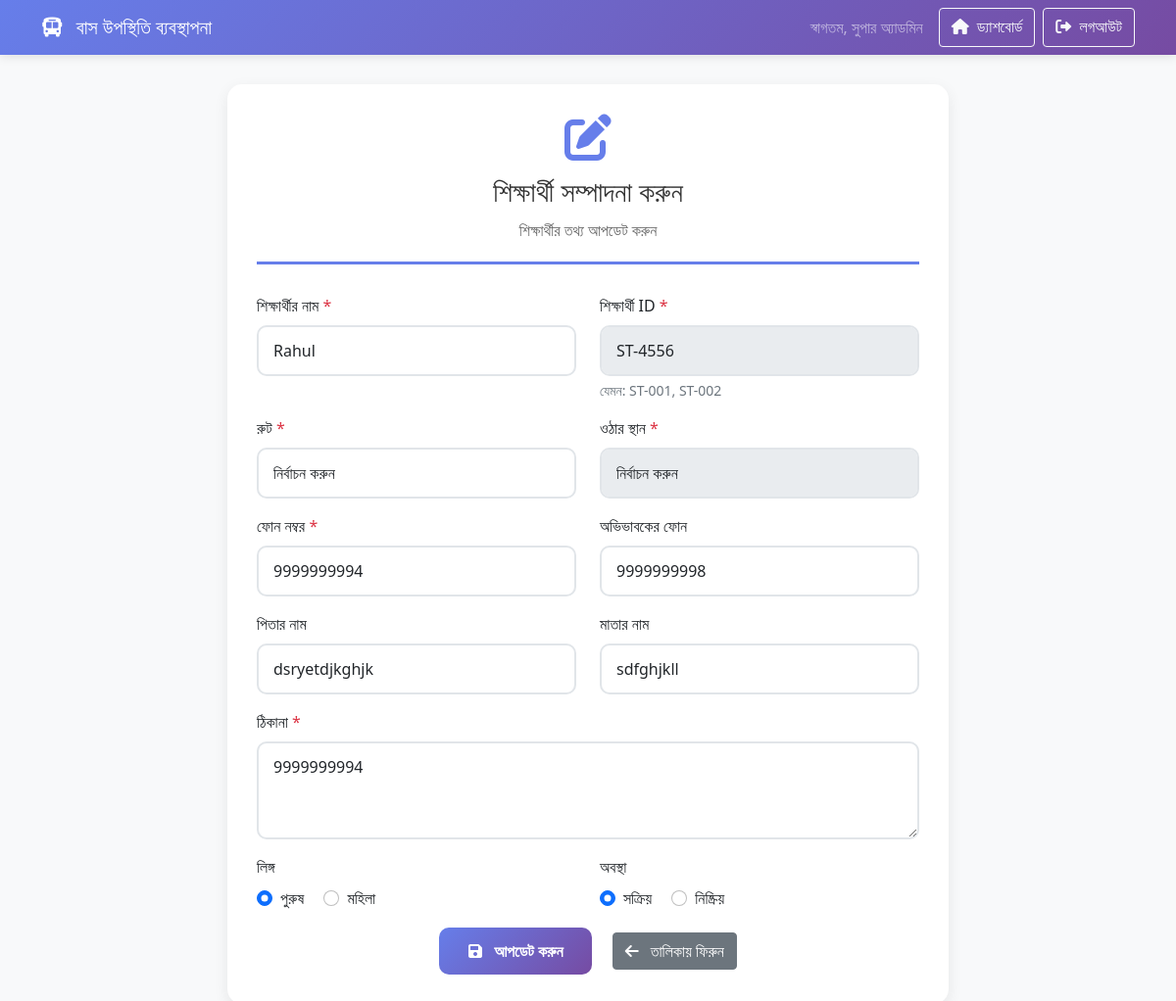
Screenshot of /edit_student.php?id=3 (signed in) with the database file from the repository.
### tables this page shows
CREATE TABLE `students` (
  `id` int(11) NOT NULL,
  `student_id` varchar(50) NOT NULL,
  `student_name` varchar(100) NOT NULL,
  `img_path` varchar(255) DEFAULT NULL,
  `route_id` int(11) NOT NULL,
  `sub_route_id` int(11) NOT NULL,
  `phone` varchar(20) NOT NULL,
  `guardian_phone` varchar(20) DEFAULT NULL,
  `father_name` varchar(100) DEFAULT NULL,
  `mother_name` varchar(100) DEFAULT NULL,
  `address` text NOT NULL,
  `gender` enum('male','female') DEFAULT 'male',
  `status` enum('active','inactive') DEFAULT 'active',
  `created_at` timestamp NOT NULL DEFAULT current_timestamp(),
  `updated_at` timestamp NOT NULL DEFAULT current_timestamp() ON UPDATE current_timestamp()
);

### edit_student.php (the view, shortened to what this page needs)
<?php
require_once 'config/database.php';
$student_id = (int)($_GET['id'] ?? 0);
try {
    $stmt = $pdo->prepare("SELECT * FROM students WHERE id = :id");
    $stmt->execute([':id' => $student_id]);
    $student = $stmt->fetch();
} catch (PDOException $e) {
    $_SESSION['error_message'] = "সিস্টেমে সমস্যা হয়েছে";
    header('Location: student_list.php');
    exit();
}
?>
<!DOCTYPE html>
<html lang="bn">
<head>
    <link href="https://cdn.jsdelivr.net/npm/bootstrap@5.1.3/dist/css/bootstrap.min.css" rel="stylesheet">
    <link href="https://cdnjs.cloudflare.com/ajax/libs/font-awesome/6.0.0/css/all.min.css" rel="stylesheet">
</head>
<body>
    <nav class="navbar navbar-expand-lg navbar-dark">
        <div class="container">
            <a class="navbar-brand" href="dashboard.php">
                <i class="fas fa-bus me-2"></i>
                বাস উপস্থিতি ব্যবস্থাপনা
            </a>
            <div class="navbar-nav ms-auto">
                <span class="navbar-text me-3">
                    স্বাগতম, <?php echo htmlspecialchars($_SESSION['super_admin_name']); ?>
                </span>
                <a href="dashboard.php" class="btn btn-outline-light me-2">
                    <i class="fas fa-home me-1"></i>
                    ড্যাশবোর্ড
                </a>
                <a href="logout.php" class="btn btn-outline-light">
                    <i class="fas fa-sign-out-alt me-1"></i>
                    লগআউট
                </a>
            </div>
        </div>
    </nav>
    <div class="container">
        <div class="row justify-content-center">
            <div class="col-md-8">
                <div class="form-container">
                    <div class="form-header">
                        <i class="fas fa-edit driver-icon"></i>
                        <h3>শিক্ষার্থী সম্পাদনা করুন</h3>
                        <p>শিক্ষার্থীর তথ্য আপডেট করুন</p>
                    </div>
                    <form action="process_edit_student.php" method="POST">
                        <div class="row">
                            <div class="col-md-6">
                                <div class="mb-3">
                                    <label for="student_name" class="form-label">শিক্ষার্থীর নাম <span class="text-danger">*</span></label>
                                    <input type="text" class="form-control" id="student_name" name="student_name" value="<?php echo htmlspecialchars($student['student_name']); ?>" required>
                                </div>
                            </div>
                            <div class="col-md-6">
                                <div class="mb-3">
                                    <label for="student_id" class="form-label">শিক্ষার্থী ID <span class="text-danger">*</span></label>
                                    <input type="text" class="form-control" id="student_id" name="student_id" value="<?php echo htmlspecialchars($student['student_id']); ?>" readonly required>
                                    <div class="form-text">যেমন: ST-001, ST-002</div>
                                </div>
                            </div>
                        </div>
                        <div class="row">
                            <div class="col-md-6">
                                <div class="mb-3">
                                    <label for="route" class="form-label">রুট <span class="text-danger">*</span></label>
                                    <select class="form-control" id="route" name="route" required>
                                        <option value="">নির্বাচন করুন</option>
                                    </select>
                                </div>
                            </div>
                            <div class="col-md-6">
                                <div class="mb-3">
                                    <label for="sub_route" class="form-label">ওঠার স্থান <span class="text-danger">*</span></label>
                                    <select class="form-control" id="sub_route" name="sub_route" required disabled>
                                        <option value="">নির্বাচন করুন</option>
                                    </select>
                                </div>
                            </div>
                        </div>
                        <div class="row">
                            <div class="col-md-6">
                                <div class="mb-3">
                                    <label for="phone" class="form-label">ফোন নম্বর <span class="text-danger">*</span></label>
                                    <input type="tel" class="form-control" id="phone" name="phone" value="<?php echo htmlspecialchars($student['phone']); ?>" required>
                                </div>
                            </div>
                            <div class="col-md-6">
                                <div class="mb-3">
                                    <label for="guardian_phone" class="form-label">অভিভাবকের ফোন</label>
                                    <input type="tel" class="form-control" id="guardian_phone" name="guardian_phone" value="<?php echo htmlspecialchars($student['guardian_phone']); ?>">
                                </div>
                            </div>
                        </div>
                        <div class="row">
                            <div class="col-md-6">
                                <div class="mb-3">
                                    <label for="father_name" class="form-label">পিতার নাম</label>
                                    <input type="text" class="form-control" id="father_name" name="father_name" value="<?php echo htmlspecialchars($student['father_name']); ?>">
                                </div>
                            </div>
                            <div class="col-md-6">
                                <div class="mb-3">
                                    <label for="mother_name" class="form-label">মাতার নাম</label>
                                    <input type="text" class="form-control" id="mother_name" name="mother_name" value="<?php echo htmlspecialchars($student['mother_name']); ?>">
                                </div>
                            </div>
                        </div>
                        <div class="mb-3">
                            <label for="address" class="form-label">ঠিকানা <span class="text-danger">*</span></label>
                            <textarea class="form-control" id="address" name="address" rows="3" placeholder="শিক্ষার্থীর পূর্ণ ঠিকানা..." required><?php echo htmlspecialchars($student['address']); ?></textarea>
                        </div>
                        <div class="row">
                            <div class="col-md-6">
                                <div class="mb-3">
                                    <label class="form-label">লিঙ্গ</label>
                                    <div>
                                        <div class="form-check form-check-inline">
                                            <input class="form-check-input" type="radio" name="gender" id="male" value="male" <?php if ($student['gender'] === 'male') echo 'checked'; ?>>
                                            <label class="form-check-label" for="male">
                                                পুরুষ
                                            </label>
                                        </div>
                                        <div class="form-check form-check-inline">
                                            <input class="form-check-input" type="radio" name="gender" id="female" value="female" <?php if ($student['gender'] === 'female') echo 'checked'; ?>>
                                            <label class="form-check-label" for="female">
                                                মহিলা
                                            </label>
                                        </div>
                                    </div>
                                </div>
                            </div>
                            <div class="col-md-6">
                                <div class="mb-3">
                                    <label class="form-label">অবস্থা</label>
                                    <div>
                                        <div class="form-check form-check-inline">
                                            <input class="form-check-input" type="radio" name="status" id="active" value="active" <?php if ($student['status'] === 'active') echo 'checked'; ?>>
                                            <label class="form-check-label" for="active">
                                                সক্রিয়
                                            </label>
                                        </div>
                                        <div class="form-check form-check-inline">
                                            <input class="form-check-input" type="radio" name="status" id="inactive" value="inactive" <?php if ($student['status'] === 'inactive') echo 'checked'; ?>>
                                            <label class="form-check-label" for="inactive">
                                                নিষ্ক্রিয়
                                            </label>
                                        </div>
                                    </div>
                                </div>
                            </div>
                        </div>
                        <div class="text-center">
                            <button type="submit" class="btn btn-primary me-3">
                                <i class="fas fa-save me-2"></i>
                                আপডেট করুন
                            </button>
                            <a href="student_list.php" class="btn btn-secondary">
                                <i class="fas fa-arrow-left me-2"></i>
                                তালিকায় ফিরুন
                            </a>
                        </div>
                    </form>
                </div>
            </div>
        </div>
    </div>
</body>
</html>

### edit_student.php (style rules this page uses)
body { background-color: #f8f9fa; font-family: 'Segoe UI', Tahoma, Geneva, Verdana, sans-serif; }
.navbar { background: linear-gradient(135deg, #667eea 0%, #764ba2 100%); box-shadow: 0 2px 10px rgba(0,0,0,0.1); }
.form-container { background: white; border-radius: 15px; box-shadow: 0 5px 15px rgba(0,0,0,0.08); padding: 30px; margin-top: 30px; }
.form-header { text-align: center; margin-bottom: 30px; padding-bottom: 20px; border-bottom: 3px solid #667eea; }
.form-header h3 { color: #333; margin-bottom: 10px; }
.form-header p { color: #666; margin: 0; }
.form-control { border: 2px solid #e1e5e9; border-radius: 10px; padding: 12px 15px; font-size: 16px; transition: all 0.3s ease; }
.btn-primary { background: linear-gradient(135deg, #667eea 0%, #764ba2 100%); border: none; border-radius: 10px; padding: 12px 30px; font-size: 16px; font-weight: 600; transition: all 0.3s ease; }
.driver-icon { font-size: 3rem; color: #667eea; margin-bottom: 15px; }

### rows the page displays
students: student_name "Rahul", student_id "ST-4556", phone "9999999994", guardian_phone "9999999998", father_name "dsryetdjkghjk", mother_name "sdfghjkll", address "9999999994", gender "☑ পুরুষ", gender "☐ মহিলা", status "☑ সক্রিয়", status "☐ নিষ্ক্রিয়"

### other values shown
$_SESSION['super_admin_name'] "সুপার অ্যাডমিন"
